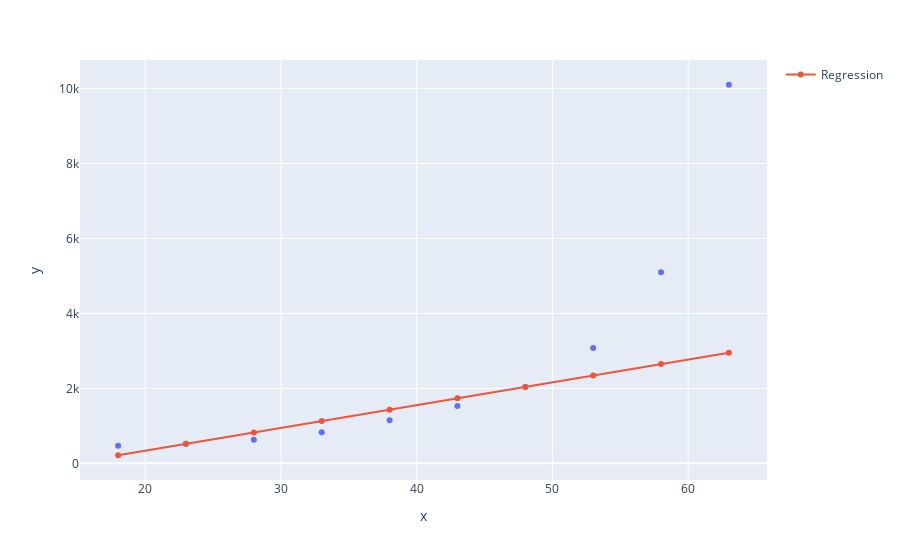

The cell this chart's notebook holds for it:
### Code cell
plot = px.scatter(x = x_health.ravel(),
                  y = y_health)
plot.add_scatter(x = x_health.ravel(),
                  y = reg_svr_health_linear.predict(x_health.reshape(-1,1)),
                  name = "Regression")
plot.show()

### Figure 1 — Plotly figure (JSON) as saved in the notebook; plotly's stock layout.template omitted (floating-point values rounded to 4 significant figures)
{"data": [{"hovertemplate": "x=%{x}<br>y=%{y}<extra></extra>", "legendgroup": "", "marker": {"color": "#636efa", "symbol": "circle"}, "mode": "markers", "name": "", "orientation": "v", "showlegend": false, "type": "scatter", "x": [18, 23, 28, 33, 38, 43, 48, 53, 58, 63], "xaxis": "x", "y": [470, 520, 630, 830, 1150, 1530, 2040, 3080, 5100, 10100], "yaxis": "y"}, {"name": "Regression", "type": "scatter", "x": [18, 23, 28, 33, 38, 43, 48, 53, 58, 63], "y": [216.1, 520.1, 824.1, 1128.0, 1432.0, 1736.0, 2040.0, 2344.0, 2648.0, 2952.0]}], "layout": {"legend": {"tracegroupgap": 0}, "margin": {"t": 60}, "xaxis": {"anchor": "y", "domain": [0, 1], "title": {"text": "x"}}, "yaxis": {"anchor": "x", "domain": [0, 1], "title": {"text": "y"}}}}
